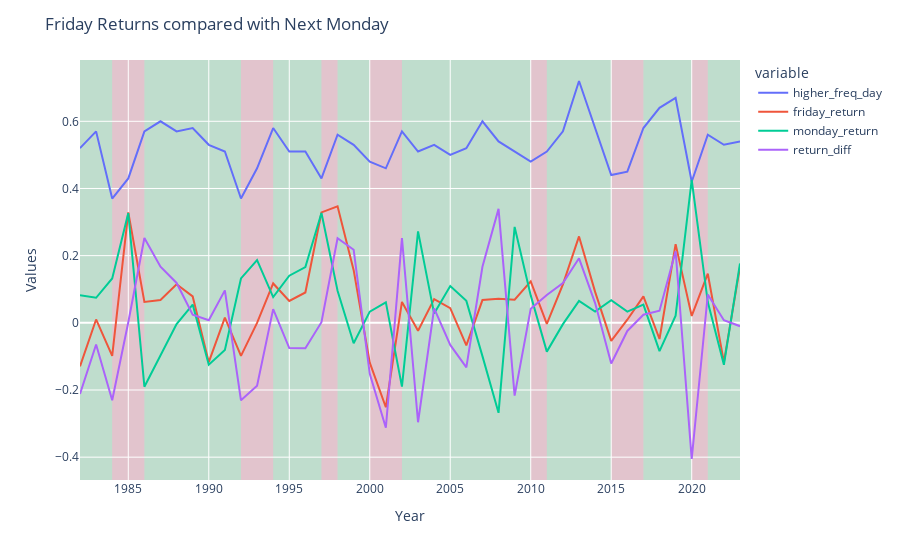

Notebook cell for this chart:
### Code cell
#create lineplot
fig = px.line(ff, x=ff.index, y = ['higher_freq_day','friday_return','monday_return','return_diff'])

# Highlight areas according to the frequency
current = ''
changes = []

for ind in ff.index:
    if current != ff['freq'][ind]:
        current = ff['freq'][ind]
        changes.append([ff['year'][ind],ff['freq'][ind]])

        
color_dict= {'positive':'#2ca02c', 'negative':'#d62728',}

for i, val in enumerate(changes):
    if (i+1) == len(changes):
            changes_last_date = changes[-1][0]
            changes_last_state = changes[-1][1]
            last_date= ff['year'].iloc[-1]
            fig.add_vrect(
                          x0=changes_last_date, x1=last_date,
                          fillcolor=color_dict[changes_last_state], opacity=0.2,
                          layer="below", line_width=0)

    else:
          
        if changes[i][1] =='positive':
            fig.add_vrect(
                       x0=changes[i][0], x1=changes[i+1][0],
                        fillcolor=color_dict['positive'], opacity=0.2,
                        layer="below", line_width=0)
            
        if changes[i][1] =='negative':
            fig.add_vrect(
                        x0=changes[i][0], x1=changes[i+1][0],
                        fillcolor=color_dict['negative'], opacity=0.2,
                        layer="below", line_width=0)

#update labels
fig.update_layout(xaxis_title="Year", yaxis_title="Values", 
                  title='Friday Returns compared with Next Monday')

#save figures for upload
fig.write_image("images/f-m.png")
fig.write_html("images/f-m.html")

#show figure
fig.show()

### Figure 1 — Plotly figure (JSON) as saved in the notebook; plotly's stock layout.template omitted (floating-point values rounded to 4 significant figures)
{"data": [{"hovertemplate": "variable=higher_freq_day<br>index=%{x}<br>value=%{y}<extra></extra>", "legendgroup": "higher_freq_day", "line": {"color": "#636efa", "dash": "solid"}, "marker": {"symbol": "circle"}, "mode": "lines", "name": "higher_freq_day", "orientation": "h", "showlegend": true, "type": "scatter", "x": [1982, 1983, 1984, 1985, 1986, 1987, 1988, 1989, 1990, 1991, 1992, 1993, 1994, 1995, 1996, 1997, 1998, 1999, 2000, 2001, 2002, 2003, 2004, 2005, 2006, 2007, 2008, 2009, 2010, 2011, 2012, 2013, 2014, 2015, 2016, 2017, 2018, 2019, 2020, 2021, 2022, 2023], "xaxis": "x", "y": [0.52, 0.57, 0.37, 0.43, 0.57, 0.6, 0.57, 0.58, 0.53, 0.51, 0.37, 0.46, 0.58, 0.51, 0.51, 0.43, 0.56, 0.53, 0.48, 0.46, 0.57, 0.51, 0.53, 0.5, 0.52, 0.6, 0.54, 0.51, 0.48, 0.51, 0.57, 0.72, 0.58, 0.44, 0.45, 0.58, 0.64, 0.67, 0.42, 0.56, 0.53, 0.54], "yaxis": "y"}, {"hovertemplate": "variable=friday_return<br>index=%{x}<br>value=%{y}<extra></extra>", "legendgroup": "friday_return", "line": {"color": "#EF553B", "dash": "solid"}, "marker": {"symbol": "circle"}, "mode": "lines", "name": "friday_return", "orientation": "h", "showlegend": true, "type": "scatter", "x": [1982, 1983, 1984, 1985, 1986, 1987, 1988, 1989, 1990, 1991, 1992, 1993, 1994, 1995, 1996, 1997, 1998, 1999, 2000, 2001, 2002, 2003, 2004, 2005, 2006, 2007, 2008, 2009, 2010, 2011, 2012, 2013, 2014, 2015, 2016, 2017, 2018, 2019, 2020, 2021, 2022, 2023], "xaxis": "x", "y": [-0.1296, 0.01, -0.09845, 0.3286, 0.06226, 0.06776, 0.1148, 0.07856, -0.117, 0.0155, -0.09845, -0.0002562, 0.1172, 0.06516, 0.09037, 0.3286, 0.3471, 0.1568, -0.1187, -0.2514, 0.06226, -0.02362, 0.07058, 0.04379, -0.06718, 0.06776, 0.07134, 0.06891, 0.1235, -0.002987, 0.1148, 0.2572, 0.09207, -0.05375, 0.009253, 0.07856, -0.04817, 0.2344, 0.02049, 0.1462, -0.117, 0.1668], "yaxis": "y"}, {"hovertemplate": "variable=monday_return<br>index=%{x}<br>value=%{y}<extra></extra>", "legendgroup": "monday_return", "line": {"color": "#00cc96", "dash": "solid"}, "marker": {"symbol": "circle"}, "mode": "lines", "name": "monday_return", "orientation": "h", "showlegend": true, "type": "scatter", "x": [1982, 1983, 1984, 1985, 1986, 1987, 1988, 1989, 1990, 1991, 1992, 1993, 1994, 1995, 1996, 1997, 1998, 1999, 2000, 2001, 2002, 2003, 2004, 2005, 2006, 2007, 2008, 2009, 2010, 2011, 2012, 2013, 2014, 2015, 2016, 2017, 2018, 2019, 2020, 2021, 2022, 2023], "xaxis": "x", "y": [0.0822, 0.07452, 0.1322, 0.3269, -0.1901, -0.09916, -0.00393, 0.05435, -0.1248, -0.08119, 0.1322, 0.187, 0.07655, 0.1402, 0.1661, 0.3269, 0.09545, -0.06063, 0.03326, 0.06088, -0.1901, 0.2724, 0.02743, 0.1097, 0.06534, -0.09916, -0.268, 0.2855, 0.08164, -0.08577, -0.00393, 0.06515, 0.03336, 0.06723, 0.03345, 0.05435, -0.08419, 0.02132, 0.4259, 0.0619, -0.1248, 0.1768], "yaxis": "y"}, {"hovertemplate": "variable=return_diff<br>index=%{x}<br>value=%{y}<extra></extra>", "legendgroup": "return_diff", "line": {"color": "#ab63fa", "dash": "solid"}, "marker": {"symbol": "circle"}, "mode": "lines", "name": "return_diff", "orientation": "h", "showlegend": true, "type": "scatter", "x": [1982, 1983, 1984, 1985, 1986, 1987, 1988, 1989, 1990, 1991, 1992, 1993, 1994, 1995, 1996, 1997, 1998, 1999, 2000, 2001, 2002, 2003, 2004, 2005, 2006, 2007, 2008, 2009, 2010, 2011, 2012, 2013, 2014, 2015, 2016, 2017, 2018, 2019, 2020, 2021, 2022, 2023], "xaxis": "x", "y": [-0.2118, -0.06451, -0.2306, 0.001704, 0.2524, 0.1669, 0.1187, 0.02421, 0.007841, 0.09668, -0.2306, -0.1872, 0.04067, -0.07508, -0.07576, 0.001704, 0.2517, 0.2174, -0.152, -0.3123, 0.2524, -0.296, 0.04314, -0.0659, -0.1325, 0.1669, 0.3393, -0.2166, 0.04183, 0.08278, 0.1187, 0.1921, 0.05871, -0.121, -0.0242, 0.02421, 0.03603, 0.2131, -0.4055, 0.08432, 0.007841, -0.01004], "yaxis": "y"}], "layout": {"legend": {"title": {"text": "variable"}, "tracegroupgap": 0}, "margin": {"t": 60}, "shapes": [{"fillcolor": "#2ca02c", "layer": "below", "line": {"width": 0}, "opacity": 0.2, "type": "rect", "x0": 1982, "x1": 1984, "xref": "x", "y0": 0, "y1": 1, "yref": "y domain"}, {"fillcolor": "#d62728", "layer": "below", "line": {"width": 0}, "opacity": 0.2, "type": "rect", "x0": 1984, "x1": 1986, "xref": "x", "y0": 0, "y1": 1, "yref": "y domain"}, {"fillcolor": "#2ca02c", "layer": "below", "line": {"width": 0}, "opacity": 0.2, "type": "rect", "x0": 1986, "x1": 1992, "xref": "x", "y0": 0, "y1": 1, "yref": "y domain"}, {"fillcolor": "#d62728", "layer": "below", "line": {"width": 0}, "opacity": 0.2, "type": "rect", "x0": 1992, "x1": 1994, "xref": "x", "y0": 0, "y1": 1, "yref": "y domain"}, {"fillcolor": "#2ca02c", "layer": "below", "line": {"width": 0}, "opacity": 0.2, "type": "rect", "x0": 1994, "x1": 1997, "xref": "x", "y0": 0, "y1": 1, "yref": "y domain"}, {"fillcolor": "#d62728", "layer": "below", "line": {"width": 0}, "opacity": 0.2, "type": "rect", "x0": 1997, "x1": 1998, "xref": "x", "y0": 0, "y1": 1, "yref": "y domain"}, {"fillcolor": "#2ca02c", "layer": "below", "line": {"width": 0}, "opacity": 0.2, "type": "rect", "x0": 1998, "x1": 2000, "xref": "x", "y0": 0, "y1": 1, "yref": "y domain"}, {"fillcolor": "#d62728", "layer": "below", "line": {"width": 0}, "opacity": 0.2, "type": "rect", "x0": 2000, "x1": 2002, "xref": "x", "y0": 0, "y1": 1, "yref": "y domain"}, {"fillcolor": "#2ca02c", "layer": "below", "line": {"width": 0}, "opacity": 0.2, "type": "rect", "x0": 2002, "x1": 2010, "xref": "x", "y0": 0, "y1": 1, "yref": "y domain"}, {"fillcolor": "#d62728", "layer": "below", "line": {"width": 0}, "opacity": 0.2, "type": "rect", "x0": 2010, "x1": 2011, "xref": "x", "y0": 0, "y1": 1, "yref": "y domain"}, {"fillcolor": "#2ca02c", "layer": "below", "line": {"width": 0}, "opacity": 0.2, "type": "rect", "x0": 2011, "x1": 2015, "xref": "x", "y0": 0, "y1": 1, "yref": "y domain"}, {"fillcolor": "#d62728", "layer": "below", "line": {"width": 0}, "opacity": 0.2, "type": "rect", "x0": 2015, "x1": 2017, "xref": "x", "y0": 0, "y1": 1, "yref": "y domain"}, {"fillcolor": "#2ca02c", "layer": "below", "line": {"width": 0}, "opacity": 0.2, "type": "rect", "x0": 2017, "x1": 2020, "xref": "x", "y0": 0, "y1": 1, "yref": "y domain"}, {"fillcolor": "#d62728", "layer": "below", "line": {"width": 0}, "opacity": 0.2, "type": "rect", "x0": 2020, "x1": 2021, "xref": "x", "y0": 0, "y1": 1, "yref": "y domain"}, {"fillcolor": "#2ca02c", "layer": "below", "line": {"width": 0}, "opacity": 0.2, "type": "rect", "x0": 2021, "x1": 2023, "xref": "x", "y0": 0, "y1": 1, "yref": "y domain"}], "title": {"text": "Friday Returns compared with Next Monday"}, "xaxis": {"anchor": "y", "domain": [0, 1], "title": {"text": "Year"}}, "yaxis": {"anchor": "x", "domain": [0, 1], "title": {"text": "Values"}}}}
